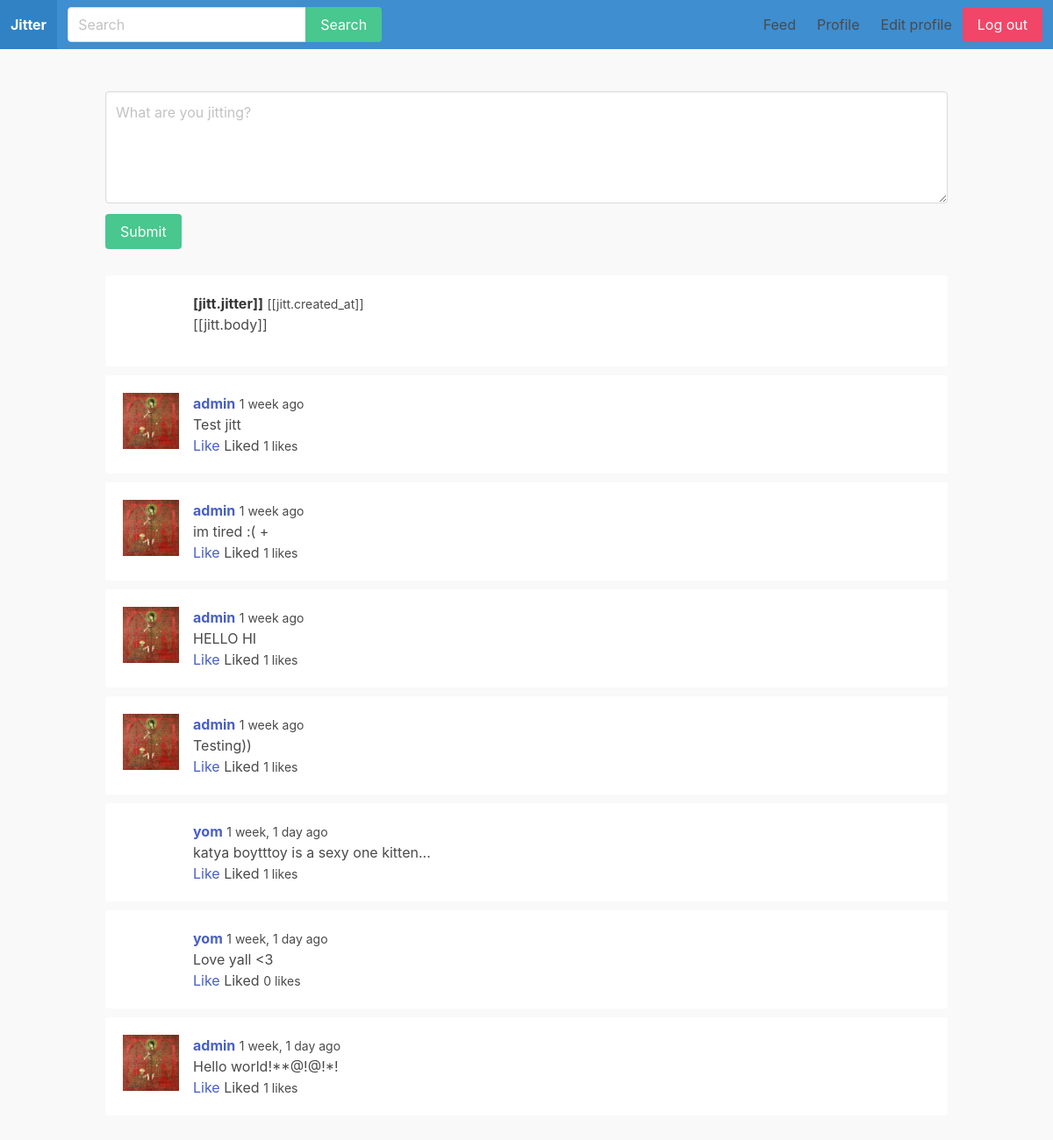
The app's page /feed/ (signed in), older data.
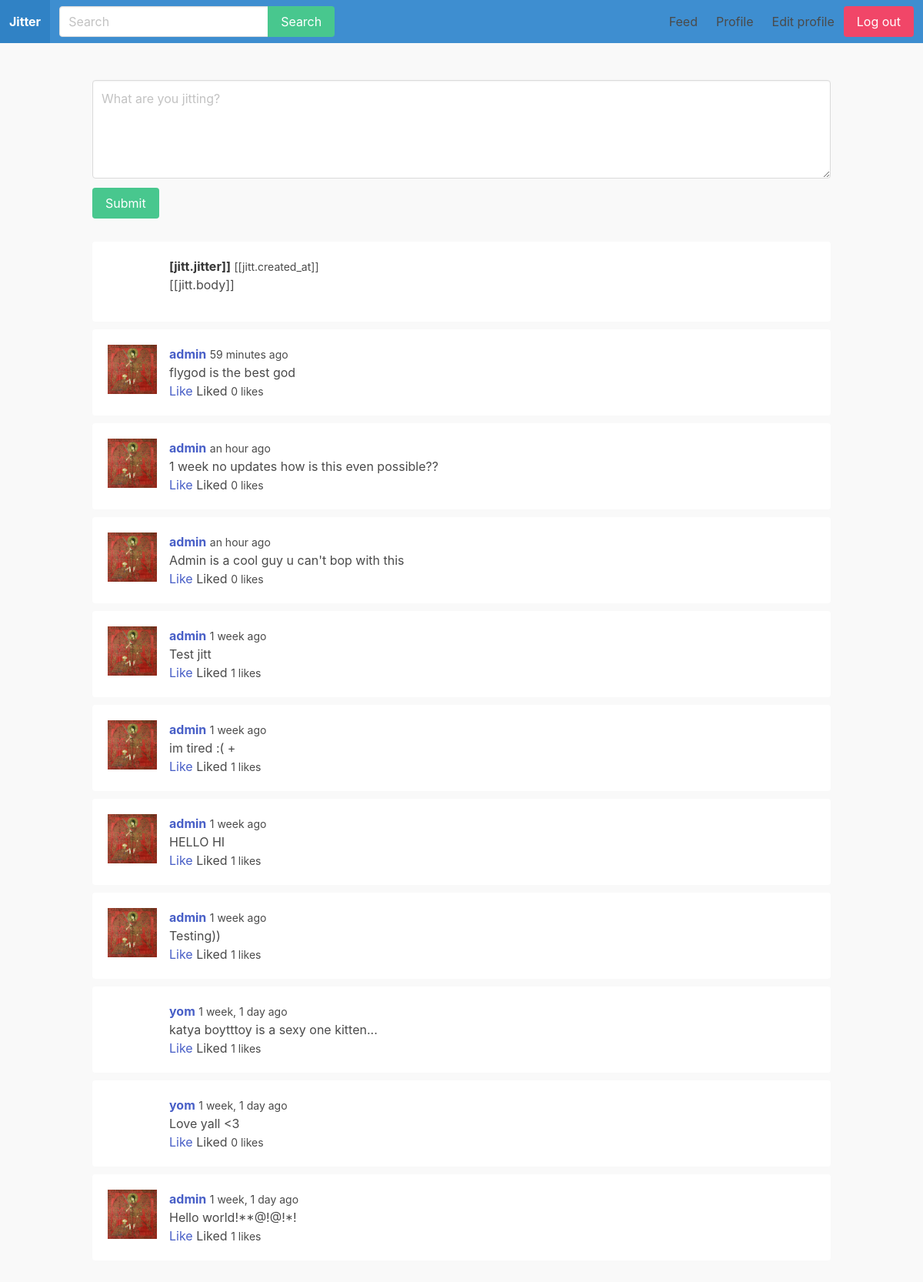
The same page, newer data.
### apps/feed/models.py (models this page shows)
class Jitt(models.Model):
    body = models.CharField(max_length=255)
    created_by = models.ForeignKey(User, related_name="jitts", on_delete=models.CASCADE)
    created_at = models.DateTimeField(auto_now_add=True)
    class Meta:
        ordering = ('-created_at',)

### apps/jitterprofile/models.py (models this page shows)
class JitterProfile(models.Model):
    user = models.OneToOneField(User, on_delete=models.CASCADE)
    follow = models.ManyToManyField('self', related_name='followed_by', symmetrical=False)
    avatar = models.ImageField(upload_to='uploads/', blank=True, null=True)

### apps/feed/views.py (the view)
# urls.py: path('feed/', feed ,name='feed'),
@login_required
def feed(request):
    userids = [request.user.id]
    for jitter in request.user.jitterprofile.follow.all():
        userids.append(jitter.user.id)
    jitts = Jitt.objects.filter(created_by_id__in=userids)
    for jitt in jitts:
        likes = jitt.likes.filter(created_by_id=request.user.id)
        if likes.count()>0:
            jitt.liked = True
        else:
            jitt.liked = False
    return render(request, 'feed/feed.html', {'jitts':jitts})

### apps/feed/templates/feed/feed.html (shortened to what this page needs)
{% extends 'core/base.html' %}
{% load humanize %}
{% block content %}
<div class="container" id="feedapp">
    <div class="columns">
        <div class="column is-12">
            <div class="warpper-form">
                <form v-on:submit.prevent="submitJitt">
                    <div class="field">
                        <div class="control">
                            <textarea class="textarea" v-model="body" placeholder="What are you jitting?"></textarea>
                        </div>
                    </div>
                    <div class="field">
                        <div class="control">
                            <button class="button is-success">Submit</button>
                        </div>
                    </div>
                </form>
            </div>
            <div class="wrapper-jitts">
                  <div class="jitt" v-for="jitt in jitts">
                        <article class="media">
                          <figure class="media-left">
                              <p class="image is-64x64">
                              </p>
                          </figure>
                          <div class="media-content">
                              <div class="content">
                                  <p><strong>[jitt.jitter]]</strong>
                                  <small>[[jitt.created_at]]</small>
                                  <br>
                                  [[jitt.body]]
                                  </p>
                              </div>
                          </div>
                    </article>
                  </div>
                  {% for jitt in jitts %}
                  <div class="jitt">
                    <article class="media">
                        <figure class="media-left">
                            <p class="image is-64x64">
                                {% if jitt.created_by.jitterprofile.avatar %}
                                    <img src="{{ jitt.created_by.jitterprofile.avatar.url }}" alt="avatar">
                                {% endif %}
                            </p>
                        </figure>
                        <div class="media-content">
                            <div class="content">
                                <p><strong><a href="{% url 'jitterprofile' jitt.created_by.username%}">{{jitt.created_by.username}}</a></strong>
                                <small>{{ jitt.created_at|naturaltime}}</small>
                                <br>
                                {{ jitt.body }}
                                <br>
                                <a @click="likeJitt({{jitt.id}})" v-if="!liked_jitts.includes({{jitt.id}})">Like</a>
                                <span v-if="liked_jitts.includes({{jitt.id}})">Liked</span>
                                <small id="likes-{{jitt.id}}">{{jitt.likes.count}} likes</small>
                                </p>
                            </div>
                        </div>
                    </article>
                  </div>
                  {% endfor %}
                </div>
            </div>
        </div>
    </div>
{% endblock %}

Row changes from the older to the newer data that the page shows:
added Jitt: created_by.jitterprofile.avatar (picture), created_by.username "admin", created_at "59 minutes ago", body "flygod is the best god", likes.count "0"
added Jitt: created_by.jitterprofile.avatar (picture), created_by.username "admin", created_at "an hour ago", body "1 week no updates how is this even possible??", likes.count "0"
added Jitt: created_by.jitterprofile.avatar (picture), created_by.username "admin", created_at "an hour ago", body "Admin is a cool guy u can't bop with this", likes.count "0"
